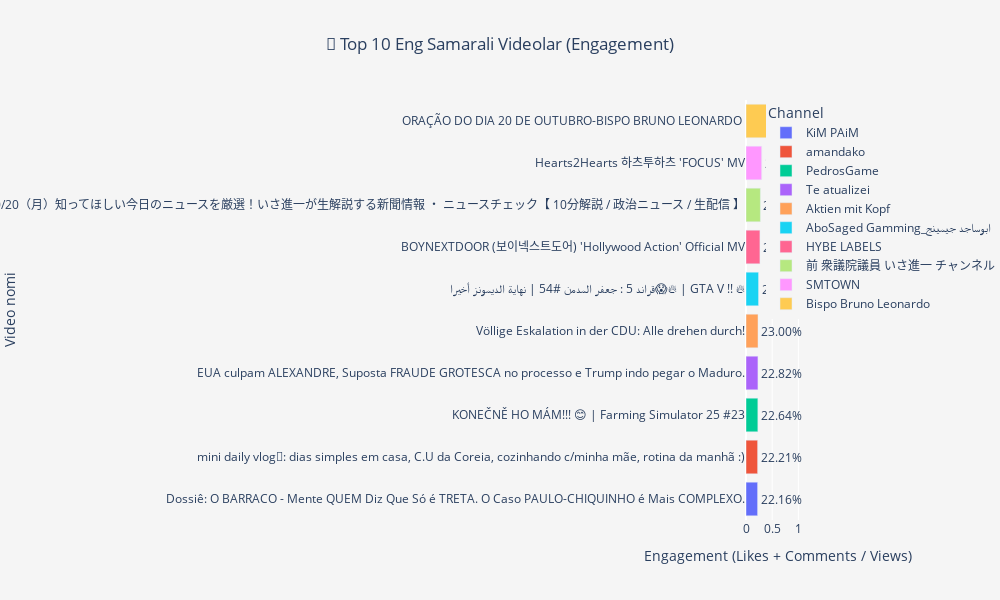

Source (notebook cell):
### Markdown cell above
# Eng yuqori “Engagement” (like + comment / views)

### Code cell
import plotly.express as px

top_engaged = df.nlargest(10, 'Engagement')

fig = px.bar(
    top_engaged.sort_values('Engagement', ascending=True),  # pastdan yuqoriga tartib
    x='Engagement',
    y='Video Title',
    color='Channel',
    orientation='h',
    text='Engagement',
    title='🎯 Top 10 Eng Samarali Videolar (Engagement)'
)

fig.update_traces(
    texttemplate='%{text:.2%}',  # engagement ni foiz shaklida
    textposition='outside'
)

fig.update_layout(
    xaxis_title='Engagement (Likes + Comments / Views)',
    yaxis_title='Video nomi',
    title_x=0.5,  # markazga joylash
    height=600,
    width=1000,
    plot_bgcolor='rgba(245,245,245,1)',
    paper_bgcolor='rgba(245,245,245,1)',
    font=dict(size=12)
)

fig.show()

### Figure 1 — Plotly figure (JSON) as saved in the notebook; plotly's stock layout.template omitted (floating-point values rounded to 4 significant figures)
{"data": [{"hovertemplate": "Channel=KiM PAiM<br>Engagement=%{text}<br>Video Title=%{y}<extra></extra>", "legendgroup": "KiM PAiM", "marker": {"color": "#636efa", "pattern": {"shape": ""}}, "name": "KiM PAiM", "orientation": "h", "showlegend": true, "text": [0.2216], "textposition": "outside", "texttemplate": "%{text:.2%}", "type": "bar", "x": [0.2216], "xaxis": "x", "y": ["Dossiê: O BARRACO - Mente QUEM Diz Que Só é TRETA. O Caso PAULO-CHIQUINHO é Mais COMPLEXO."], "yaxis": "y"}, {"hovertemplate": "Channel=amandako<br>Engagement=%{text}<br>Video Title=%{y}<extra></extra>", "legendgroup": "amandako", "marker": {"color": "#EF553B", "pattern": {"shape": ""}}, "name": "amandako", "orientation": "h", "showlegend": true, "text": [0.2221], "textposition": "outside", "texttemplate": "%{text:.2%}", "type": "bar", "x": [0.2221], "xaxis": "x", "y": ["mini daily vlog🌱: dias simples em casa, C.U da Coreia, cozinhando c/minha mãe, rotina da manhã :)"], "yaxis": "y"}, {"hovertemplate": "Channel=PedrosGame<br>Engagement=%{text}<br>Video Title=%{y}<extra></extra>", "legendgroup": "PedrosGame", "marker": {"color": "#00cc96", "pattern": {"shape": ""}}, "name": "PedrosGame", "orientation": "h", "showlegend": true, "text": [0.2264], "textposition": "outside", "texttemplate": "%{text:.2%}", "type": "bar", "x": [0.2264], "xaxis": "x", "y": ["KONEČNĚ HO MÁM!!! 😊 | Farming Simulator 25 #23"], "yaxis": "y"}, {"hovertemplate": "Channel=Te atualizei<br>Engagement=%{text}<br>Video Title=%{y}<extra></extra>", "legendgroup": "Te atualizei", "marker": {"color": "#ab63fa", "pattern": {"shape": ""}}, "name": "Te atualizei", "orientation": "h", "showlegend": true, "text": [0.2282], "textposition": "outside", "texttemplate": "%{text:.2%}", "type": "bar", "x": [0.2282], "xaxis": "x", "y": ["EUA culpam ALEXANDRE, Suposta FRAUDE GROTESCA no processo e Trump indo pegar o Maduro."], "yaxis": "y"}, {"hovertemplate": "Channel=Aktien mit Kopf<br>Engagement=%{text}<br>Video Title=%{y}<extra></extra>", "legendgroup": "Aktien mit Kopf", "marker": {"color": "#FFA15A", "pattern": {"shape": ""}}, "name": "Aktien mit Kopf", "orientation": "h", "showlegend": true, "text": [0.23], "textposition": "outside", "texttemplate": "%{text:.2%}", "type": "bar", "x": [0.23], "xaxis": "x", "y": ["Völlige Eskalation in der CDU: Alle drehen durch!"], "yaxis": "y"}, {"hovertemplate": "Channel=AboSaged Gamming_ابوساجد جيمينج<br>Engagement=%{text}<br>Video Title=%{y}<extra></extra>", "legendgroup": "AboSaged Gamming_ابوساجد جيمينج", "marker": {"color": "#19d3f3", "pattern": {"shape": ""}}, "name": "AboSaged Gamming_ابوساجد جيمينج", "orientation": "h", "showlegend": true, "text": [0.2399], "textposition": "outside", "texttemplate": "%{text:.2%}", "type": "bar", "x": [0.2399], "xaxis": "x", "y": ["قراند 5 : جعفر المدمن #54 | نهاية الديمونز أخيرا😱🔥 | GTA V !! 🔥"], "yaxis": "y"}, {"hovertemplate": "Channel=HYBE LABELS<br>Engagement=%{text}<br>Video Title=%{y}<extra></extra>", "legendgroup": "HYBE LABELS", "marker": {"color": "#FF6692", "pattern": {"shape": ""}}, "name": "HYBE LABELS", "orientation": "h", "showlegend": true, "text": [0.2662], "textposition": "outside", "texttemplate": "%{text:.2%}", "type": "bar", "x": [0.2662], "xaxis": "x", "y": ["BOYNEXTDOOR (보이넥스트도어) 'Hollywood Action' Official MV"], "yaxis": "y"}, {"hovertemplate": "Channel=前 衆議院議員 いさ進一 チャンネル<br>Engagement=%{text}<br>Video Title=%{y}<extra></extra>", "legendgroup": "前 衆議院議員 いさ進一 チャンネル", "marker": {"color": "#B6E880", "pattern": {"shape": ""}}, "name": "前 衆議院議員 いさ進一 チャンネル", "orientation": "h", "showlegend": true, "text": [0.2751], "textposition": "outside", "texttemplate": "%{text:.2%}", "type": "bar", "x": [0.2751], "xaxis": "x", "y": ["【モーニングニュースライブ】10/20（月）知ってほしい今日のニュースを厳選！いさ進一が生解説する新聞情報 ・ ニュースチェック【 10分解説 / 政治ニュース / 生配信 】"], "yaxis": "y"}, {"hovertemplate": "Channel=SMTOWN<br>Engagement=%{text}<br>Video Title=%{y}<extra></extra>", "legendgroup": "SMTOWN", "marker": {"color": "#FF97FF", "pattern": {"shape": ""}}, "name": "SMTOWN", "orientation": "h", "showlegend": true, "text": [0.2991], "textposition": "outside", "texttemplate": "%{text:.2%}", "type": "bar", "x": [0.2991], "xaxis": "x", "y": ["Hearts2Hearts 하츠투하츠 'FOCUS' MV"], "yaxis": "y"}, {"hovertemplate": "Channel=Bispo Bruno Leonardo<br>Engagement=%{text}<br>Video Title=%{y}<extra></extra>", "legendgroup": "Bispo Bruno Leonardo", "marker": {"color": "#FECB52", "pattern": {"shape": ""}}, "name": "Bispo Bruno Leonardo", "orientation": "h", "showlegend": true, "text": [1.162], "textposition": "outside", "texttemplate": "%{text:.2%}", "type": "bar", "x": [1.162], "xaxis": "x", "y": ["ORAÇÃO DO DIA 20 DE OUTUBRO-BISPO BRUNO LEONARDO "], "yaxis": "y"}], "layout": {"barmode": "relative", "font": {"size": 12}, "height": 600, "legend": {"title": {"text": "Channel"}, "tracegroupgap": 0}, "paper_bgcolor": "rgba(245,245,245,1)", "plot_bgcolor": "rgba(245,245,245,1)", "title": {"text": "🎯 Top 10 Eng Samarali Videolar (Engagement)", "x": 0.5}, "width": 1000, "xaxis": {"anchor": "y", "domain": [0, 1], "title": {"text": "Engagement (Likes + Comments / Views)"}}, "yaxis": {"anchor": "x", "domain": [0, 1], "title": {"text": "Video nomi"}}}}
